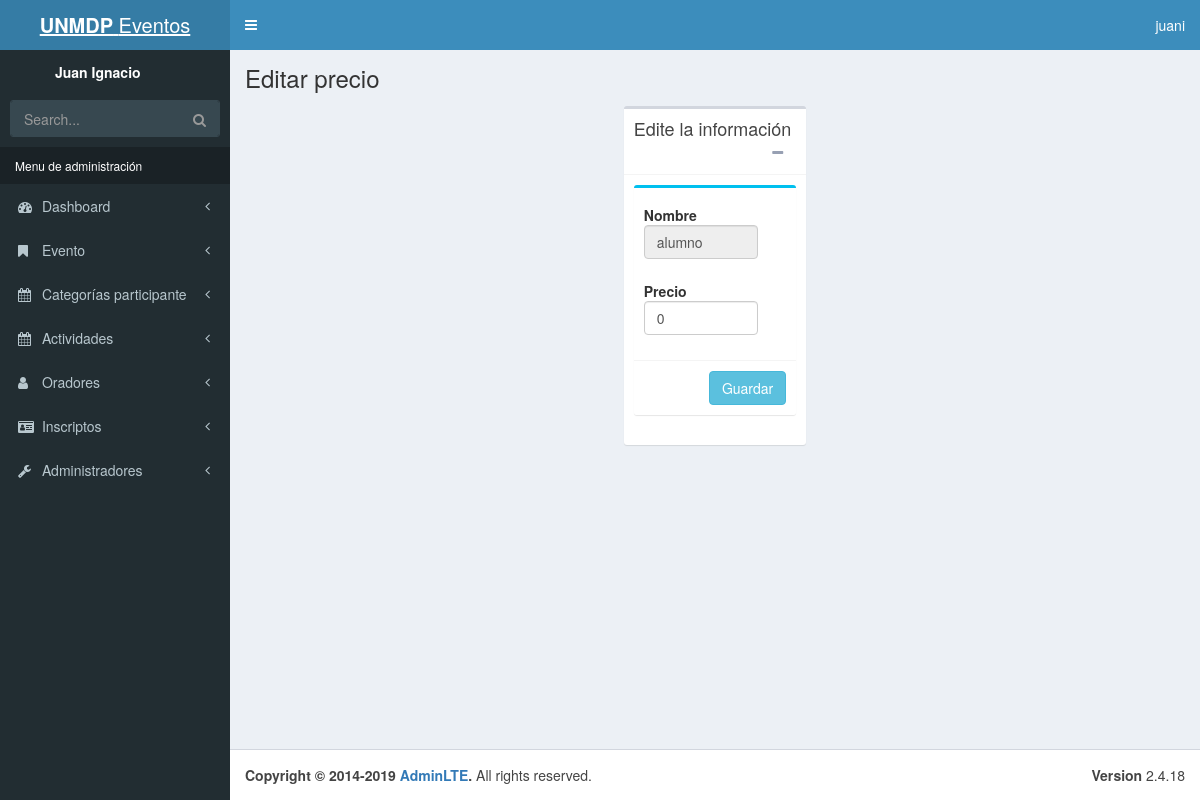
The page /admin/editar-precio.php?id=1 (signed in) on the database as committed earlier.
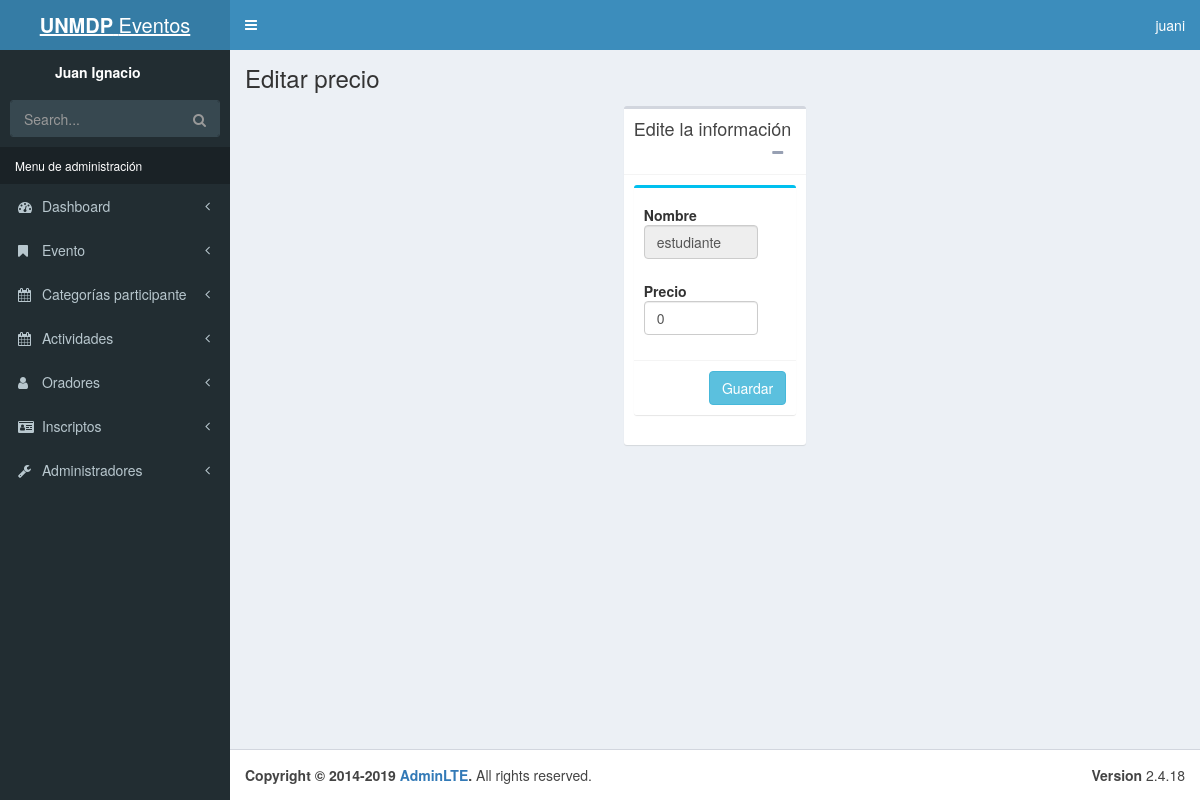
The same page on the database as committed later.
### tables this page shows
CREATE TABLE cat_asociadas(
    id_evento int NOT NULL,
    id_categoria int NOT NULL,
    precio float not NULL,
    PRIMARY KEY(id_evento,id_categoria),
    FOREIGN KEY(id_evento) REFERENCES evento(id_evento) ON DELETE CASCADE,
    FOREIGN KEY(id_categoria) REFERENCES categoria_participante(id_categoria) ON DELETE CASCADE
);

CREATE TABLE categoria_participante(
    id_categoria int NOT NULL AUTO_INCREMENT,
    nombre varchar(20) NOT NULL,
    autoreg TINYINT not NULL,
    PRIMARY KEY(id_categoria)
);

### admin/editar-precio.php (the view, shortened to what this page needs)
<?php
  include_once 'templates/header.php';
  $id_categoria= $_GET['id'];
?>
<body class="hold-transition skin-blue sidebar-mini">
<div class="wrapper">
  <?php
      include_once 'templates/barra.php';
  ?>
<?php
  include_once 'templates/navegacion.php';
?>
  <div class="content-wrapper">
    <section class="content-header">
      <h1>
        Editar precio
      </h1>
    </section>
    <div class="centrar-contenido">
<div class="row col-md-3">
      <section class="content">
        <div class="box">
          <div class="box-header with-border">
            <h3 class="box-title">Edite la información</h3>
            <div class="box-tools pull-right">
              <button type="button" class="btn btn-box-tool" data-widget="collapse" data-toggle="tooltip"
                      title="Collapse">
                <i class="fa fa-minus"></i></button>
            </div>
          </div>
          <div class="box-body">
            <?php
              try {
                include_once 'funciones/funciones.php';
                $sql = "
                SELECT ca.id_categoria, ca.precio, c.nombre
                FROM categoria_participante c INNER JOIN cat_asociadas ca ON c.id_categoria=ca.id_categoria
                WHERE ca.id_categoria=" . $id_categoria;
                $tuplas = $db->query($sql);
                $cat= $tuplas->fetch_assoc();
              } catch (Exception $e) {
                echo "Error: " . $e->getMessage();
              }
            ?>
            <div class="box box-info">
                <form class="form-horizontal" name="editar-precio" id="editar-precio" method="post" action="control-evento.php">
                  <div class="box-body">
                    <div class="form-group">
                      <label for="nombre" class="col-sm-2 control-label">Nombre</label>
                      <div class="col-sm-10">
                        <input name="nombre" type="text" class="form-control" id="nombre" placeholder="Nombre" value="<?php echo $cat['nombre'] ?>" disabled>
                      </div>
                    </div>
                    <div class="form-group">
                      <label for="precio" class="col-sm-2 control-label">Precio</label>
                      <div class="col-sm-10">
                        <input name="precio" type="number" step="0.01" class="form-control" id="precio" placeholder="Precio" value="<?php echo $cat['precio'] ?>">
                      </div>
                    </div>
                  </div>
                  <div class="box-footer">
                    <button type="submit" class="btn btn-info pull-right">Guardar</button>
                  </div>
                </form>
              </div>
          </div>
        </div>
      </section>
    </div>
    </div>
  </div>
<?php
  include_once 'templates/footer.php';
?>

Rows that differ between the two databases and show on the page:
changed through a linked row, cat_asociadas: nombre "alumno" → "estudiante"
